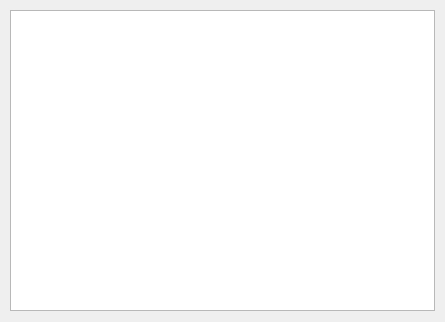
<?xml version="1.0" encoding="UTF-8"?>
<ui version="4.0">
 <class>receiveMsg</class>
 <widget class="QDialog" name="receiveMsg">
  <property name="geometry">
   <rect>
    <x>0</x>
    <y>0</y>
    <width>445</width>
    <height>322</height>
   </rect>
  </property>
  <property name="windowTitle">
   <string>您有新消息到达</string>
  </property>
  <property name="styleSheet">
   <string notr="true"/>
  </property>
  <widget class="QListView" name="receiveMsgLog">
   <property name="geometry">
    <rect>
     <x>10</x>
     <y>10</y>
     <width>425</width>
     <height>301</height>
    </rect>
   </property>
  </widget>
 </widget>
 <resources/>
 <connections/>
</ui>
